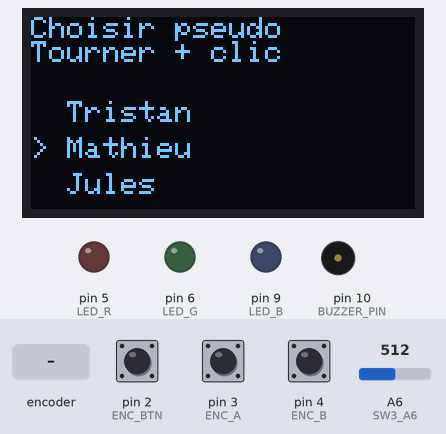
Bench run of a sketch on a simulated Arduino Nano, built with avr-gcc and run on an emulated ATmega328P. Parts: 128×64 one-colour display, output pins drawn as LEDs (lit = HIGH), buzzer (waves = sounding). The inputs (shaded band) are chosen by the test bench; at power-on: pin 2 (ENC_BTN) HIGH, A6 (SW3_A6) = 512, pin 3 (ENC_A) HIGH, pin 4 (ENC_B) HIGH. No radio packets arrive unless stated.

Above: at 1.2 s.
1.3 s: rotary encoder on pin 3 (ENC_A) / pin 4 (ENC_B) turned 3 steps (first pin leading)
At 2.6 s:
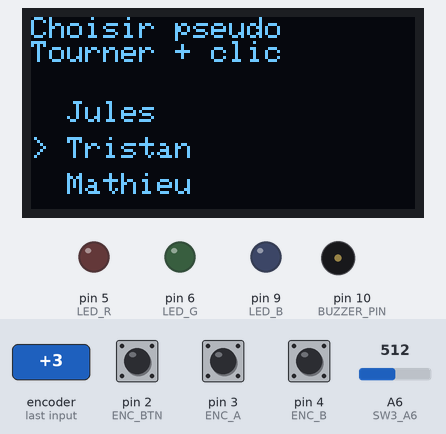
3.4 s: pin 2 (ENC_BTN) pulled LOW for 0.15 s
At 4.0 s:
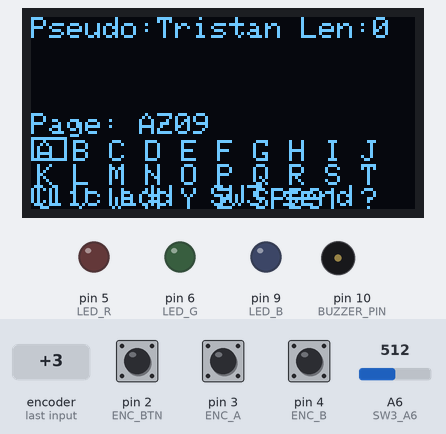
5.1 s: A6 (SW3_A6) set to 210
6.6 s: A6 (SW3_A6) set to 192
At 8.09 s:
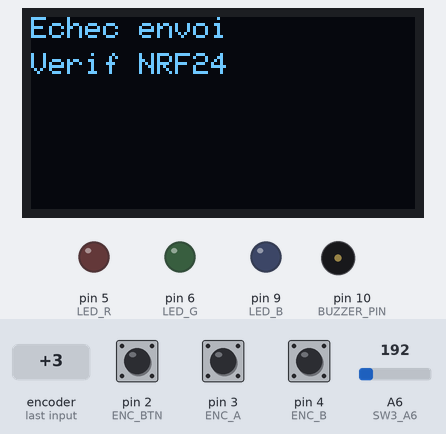
8.8 s: pin 2 (ENC_BTN) pulled LOW for 1 s
At 10.2 s:
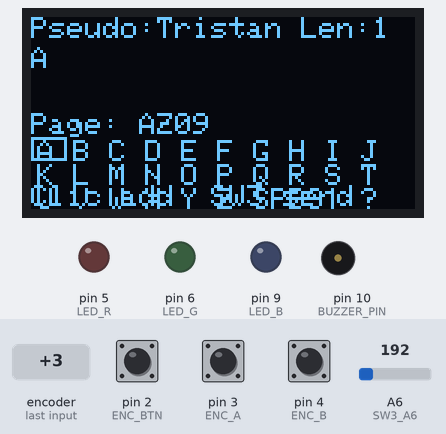
11.3 s: pin 2 (ENC_BTN) pulled LOW for 0.15 s
At 12.0 s:
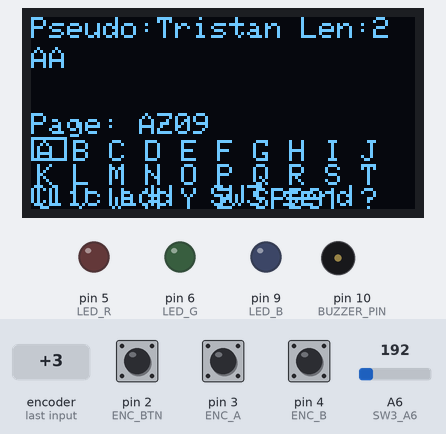
Timing chart, 0 to 13.9 s (numbered marks = the images above; inputs shaded):
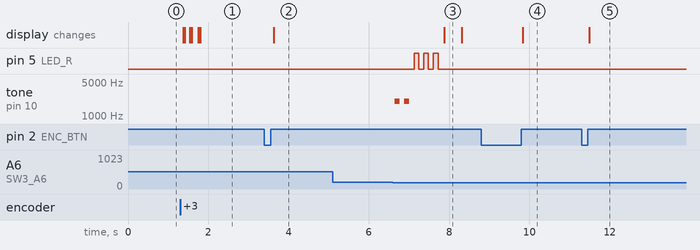

The sketch:

clavier_caracteres_specieaux.ino
```cpp
#include <Wire.h>
#include <SPI.h>
#include <RF24.h>
#include <Adafruit_GFX.h>
#include <Adafruit_SSD1306.h>

// ================= OLED =================
#define SCREEN_WIDTH 128
#define SCREEN_HEIGHT 64
#define OLED_RESET -1
Adafruit_SSD1306 display(SCREEN_WIDTH, SCREEN_HEIGHT, &Wire, OLED_RESET);

bool initOLED() {
  bool ok = display.begin(SSD1306_SWITCHCAPVCC, 0x3C);
  if (!ok) ok = display.begin(SSD1306_SWITCHCAPVCC, 0x3D);
  return ok;
}

// ================= NRF24 =================
#define NRF_CE  7
#define NRF_CSN 8
RF24 radio(NRF_CE, NRF_CSN);
const uint8_t PIPE_TX[6] = "BIP1";
uint8_t RADIO_CH = 42;

// ================= PINS (sujet) =================
#define ENC_A 3
#define ENC_B 4
#define ENC_BTN 2

#define LED_R 5
#define LED_G 6
#define LED_B 9

#define BUZZER_PIN 10

// SW3 sur A6 (analog only)
#define SW3_A6 A6
#define SW3_THRESHOLD 200

const bool COMMON_ANODE = false;

// ================= Encodeur =================
long ticks = 0;
int lastA = HIGH;

bool lastEncBtn = HIGH;
bool encShortClick = false;

// SW3 edge
bool lastSW3Pressed = false;

bool sw3Pressed() {
  int v = analogRead(SW3_A6);
  return (v < SW3_THRESHOLD);
}

// ================= LED/Buzzer =================
void pwmWrite(int pin, int val) {
  val = constrain(val, 0, 255);
  if (COMMON_ANODE) val = 255 - val;
  analogWrite(pin, val);
}
void ledOff() { pwmWrite(LED_R,0); pwmWrite(LED_G,0); pwmWrite(LED_B,0); }
void ledBlinkGreen(int n) { for (int i=0;i<n;i++){ pwmWrite(LED_G,255); delay(120); ledOff(); delay(120); } }
void ledBlinkRed(int n)   { for (int i=0;i<n;i++){ pwmWrite(LED_R,255); delay(120); ledOff(); delay(120); } }
void buzzerBeep2() {
  for (int i=0;i<2;i++){ tone(BUZZER_PIN,2000); delay(120); noTone(BUZZER_PIN); delay(120); }
}

// ================= Pseudo menu =================
const char* pseudos[] = {"Mathieu", "Jules", "Tristan"};
const int PSEUDO_COUNT = sizeof(pseudos)/sizeof(pseudos[0]);
int pseudoIndex = 0;
const char* pseudo = "Mathieu";

// ================= Message =================
#define MSG_MAX 140
char msgBuf[MSG_MAX + 1];
uint16_t msgLen = 0;

uint8_t priority = 2;
static uint8_t nextMsgId = 1;

void msgAppend(char c) {
  if (msgLen >= MSG_MAX) return;
  msgBuf[msgLen++] = c;
  msgBuf[msgLen] = '\0';
}
void msgBackspace() {
  if (msgLen == 0) return;
  msgLen--;
  msgBuf[msgLen] = '\0';
}

// ================= Clavier grille =================
// On affiche une grille 4x10. Chaque "touche" est un caractère ASCII.
// Touches spéciales:
// ' ' => SP (espace)
// '<' => BS (backspace)
// On met des caractères spéciaux dans la grille (ponctuation + symboles).
const uint8_t ROWS = 4;
const uint8_t COLS = 10;

const char kb[ROWS][COLS] = {
  // 10
  {'A','B','C','D','E','F','G','H','I','J'},
  {'K','L','M','N','O','P','Q','R','S','T'},
  {'U','V','W','X','Y','Z',' ','<','!','?'},
  {'0','1','2','3','4','5','6','7','8','9'}
};

// Une “page” de caractères spéciaux supplémentaire (accès via touche '#')
bool specialPage = false;

// page spéciale (4x10)
const char kb2[ROWS][COLS] = {
  {'.',',',';',':','"','\'','@','#','$','%'},
  {'&','+','-','*','/','=','_','(',')','['},
  {']','{','}','<','>','|','\\','^','~','!'},
  {'?','0','1','2','3','4','5','6','7','8'}
};

// La touche '#' (sur page spéciale) sert aussi à revenir à la page principale.
// Sur page normale, on utilise 'Z' ou autre ? -> on préfère basculer via un long clic ?
// Ici on bascule via clic long encodeur pour être simple.
uint8_t selR = 0, selC = 0;

// ================= UI state =================
enum UiState { STATE_MENU_PSEUDO, STATE_KEYBOARD };
UiState uiState = STATE_MENU_PSEUDO;

// ================= Encoder =================
void encoderInit() {
  pinMode(ENC_A, INPUT_PULLUP);
  pinMode(ENC_B, INPUT_PULLUP);
  pinMode(ENC_BTN, INPUT_PULLUP);
  lastA = digitalRead(ENC_A);
  lastEncBtn = digitalRead(ENC_BTN);
}

void encoderUpdate() {
  int A = digitalRead(ENC_A);
  int B = digitalRead(ENC_B);
  if (A != lastA) {
    if (B != A) ticks++;
    else ticks--;
    lastA = A;
  }
}

void encoderButtonUpdate() {
  encShortClick = false;
  bool b = digitalRead(ENC_BTN);
  if (lastEncBtn == HIGH && b == LOW) {
    delay(20);
    if (digitalRead(ENC_BTN) == LOW) {
      while (digitalRead(ENC_BTN) == LOW) delay(1);
      encShortClick = true;
    }
  }
  lastEncBtn = b;
}

// ================= NRF24 send =================
// Trame 32B : [type][msgId][seq][total][prio][pseudoLen][payloadLen][payload...]
void setupRadio() {
  pinMode(10, OUTPUT); // SPI safety
  radio.begin();
  radio.setChannel(RADIO_CH);
  radio.setPALevel(RF24_PA_LOW);
  radio.setDataRate(RF24_1MBPS);
  radio.setRetries(5, 10);
  radio.setAutoAck(true);
  radio.enableDynamicPayloads();

  radio.openWritingPipe(PIPE_TX);
  radio.stopListening();
}

bool sendMessageNRF24() {
  if (msgLen == 0) return false;

  uint8_t msgId = nextMsgId++;
  if (nextMsgId == 0) nextMsgId = 1;

  const uint8_t headerSize = 7;
  const uint8_t maxPayload = 32 - headerSize;

  size_t psLen = strlen(pseudo);
  if (psLen > 15) psLen = 15;

  size_t dataLen = psLen + 1 + msgLen;
  uint8_t total = (dataLen + maxPayload - 1) / maxPayload;
  if (total == 0) total = 1;

  for (uint8_t seq = 0; seq < total; seq++) {
    uint8_t frame[32] = {0};

    frame[0] = 0x01;
    frame[1] = msgId;
    frame[2] = seq;
    frame[3] = total;
    frame[4] = priority;
    frame[5] = (uint8_t)psLen;

    uint8_t payloadLen = 0;
    uint16_t start = (uint16_t)seq * maxPayload;
    uint16_t end = start + maxPayload;
    if (end > dataLen) end = dataLen;

    for (uint16_t i = start; i < end; i++) {
      char c = (i < psLen) ? pseudo[i]
              : (i == psLen) ? '\0'
              : msgBuf[i - psLen - 1];
      frame[headerSize + payloadLen++] = (uint8_t)c;
    }
    frame[6] = payloadLen;

    if (!radio.write(&frame, sizeof(frame))) return false;
    delay(8);
  }

  return true;
}

// ================= OLED UI =================
void oledStatus(const char* l1, const char* l2) {
  display.clearDisplay();
  display.setTextSize(1);
  display.setTextColor(SSD1306_WHITE);
  display.setCursor(0,0);
  display.println(l1);
  display.setCursor(0,12);
  display.println(l2);
  display.display();
}

void drawMenuPseudo() {
  display.clearDisplay();
  display.setTextSize(1);
  display.setTextColor(SSD1306_WHITE);

  display.setCursor(0,0);
  display.println("Choisir pseudo");
  display.println("Tourner + clic");

  int prev = (pseudoIndex + PSEUDO_COUNT - 1) % PSEUDO_COUNT;
  int next = (pseudoIndex + 1) % PSEUDO_COUNT;

  display.setCursor(0, 28);
  display.print("  "); display.println(pseudos[prev]);
  display.setCursor(0, 40);
  display.print("> "); display.println(pseudos[pseudoIndex]);
  display.setCursor(0, 52);
  display.print("  "); display.println(pseudos[next]);

  display.display();
}

void drawKeyboard() {
  display.clearDisplay();
  display.setTextSize(1);
  display.setTextColor(SSD1306_WHITE);

  // Header
  display.setCursor(0,0);
  display.print("Pseudo:");
  display.print(pseudo);
  display.print(" Len:");
  display.print(msgLen);

  // Message preview (2 lignes)
  const int charsPerLine = 21;
  const int lines = 2;
  const int maxChars = charsPerLine * lines;
  int start = 0;
  if ((int)msgLen > maxChars) start = msgLen - maxChars;

  display.setCursor(0, 10);
  for (int i=0; i<maxChars; i++) {
    int idx = start + i;
    if (idx >= (int)msgLen) break;
    display.write(msgBuf[idx]);
    if ((i+1) % charsPerLine == 0) display.setCursor(0, display.getCursorY() + 10);
  }

  // Label page
  display.setCursor(0, 32);
  display.print("Page: ");
  display.print(specialPage ? "SPEC" : "AZ09");

  // Grid
  int y0 = 40;
  int cellW = 12;
  int cellH = 8;

  for (uint8_t r=0;r<ROWS;r++){
    for (uint8_t c=0;c<COLS;c++){
      int x = c * cellW;
      int y = y0 + r * cellH;

      if (r==selR && c==selC) display.drawRect(x, y, cellW, cellH, SSD1306_WHITE);

      display.setCursor(x + 2, y + 1);
      char k = specialPage ? kb2[r][c] : kb[r][c];

      if (k == ' ') display.print("SP");
      else if (k == '<') display.print("BS");
      else display.write(k);
    }
  }

  display.setCursor(0, 56);
  display.print("Clic:add  SW3:send");
  display.display();
}

// ================= Setup / Loop =================
void setup() {
  msgBuf[0] = '\0';

  pinMode(LED_R, OUTPUT);
  pinMode(LED_G, OUTPUT);
  pinMode(LED_B, OUTPUT);
  pinMode(BUZZER_PIN, OUTPUT);
  ledOff();
  noTone(BUZZER_PIN);

  Wire.begin();
  Wire.setClock(100000);
  if (!initOLED()) while(1){}

  encoderInit();
  setupRadio();

  drawMenuPseudo();
}

void loop() {
  encoderUpdate();
  encoderButtonUpdate();

  // SW3: envoi (edge)
  bool sw3 = sw3Pressed();
  if (!lastSW3Pressed && sw3 && uiState == STATE_KEYBOARD) {
    bool ok = sendMessageNRF24();
    buzzerBeep2();
    if (ok) {
      ledBlinkGreen(3);
      oledStatus("Envoye OK", "SW3 pour renvoyer");
    } else {
      ledBlinkRed(3);
      oledStatus("Echec envoi", "Verif NRF24");
    }
    delay(400);
  }
  lastSW3Pressed = sw3;

  if (uiState == STATE_MENU_PSEUDO) {
    long idx = ticks % PSEUDO_COUNT;
    if (idx < 0) idx += PSEUDO_COUNT;
    pseudoIndex = (int)idx;

    if (encShortClick) {
      pseudo = pseudos[pseudoIndex];
      uiState = STATE_KEYBOARD;
      ticks = 0;
      selR = 0; selC = 0;
      specialPage = false;
    }

    drawMenuPseudo();
    delay(10);
    return;
  }

  // STATE_KEYBOARD
  // map ticks -> index clavier (ROWS*COLS)
  long idx = ticks % (ROWS * COLS);
  if (idx < 0) idx += (ROWS * COLS);
  selR = (uint8_t)(idx / COLS);
  selC = (uint8_t)(idx % COLS);

  // clic encodeur = ajouter caractère
  if (encShortClick) {
    char k = specialPage ? kb2[selR][selC] : kb[selR][selC];

    // bascule page si on clique sur '?' par exemple (au choix)
    // Ici: clic sur '?' -> toggle page (pratique)
    if (k == '?') {
      specialPage = !specialPage;
    } else if (k == ' ') {
      msgAppend(' ');
    } else if (k == '<') {
      msgBackspace();
    } else {
      msgAppend(k);
    }
  }

  drawKeyboard();
  delay(10);
}
```

Measured:
- the behaviour switches between 200 and 199 on A6 (SW3_A6) (found by bisection; images 2 and 3)
- after the input at 1.3 s, the display: changes after 0.07 s (image 1)
- after the input at 3.4 s, the display: changes after 0.23 s (image 2)
- after the input at 5.1 s, every drawn part: stays the same
- after the input at 6.6 s, pin 5 (LED_R): alternates HIGH for 0.12 s and LOW for 0.12 s, 6 changes in all, then stays LOW, starting after 0.52 s; tone on pin 10 (BUZZER_PIN): alternates 2000 Hz for 0.12 s and silent for 0.12 s, 4 changes in all, then stays silent, starting at once; the display: changes after 1.3 s (image 3)
- after the input at 8.8 s, the display: changes after 1.0 s (image 4)
- after the input at 11.3 s, the display: changes after 0.19 s (image 5)
- what the display in image 3 shows lasts 0.4 s, from 7.9 s to 8.3 s
